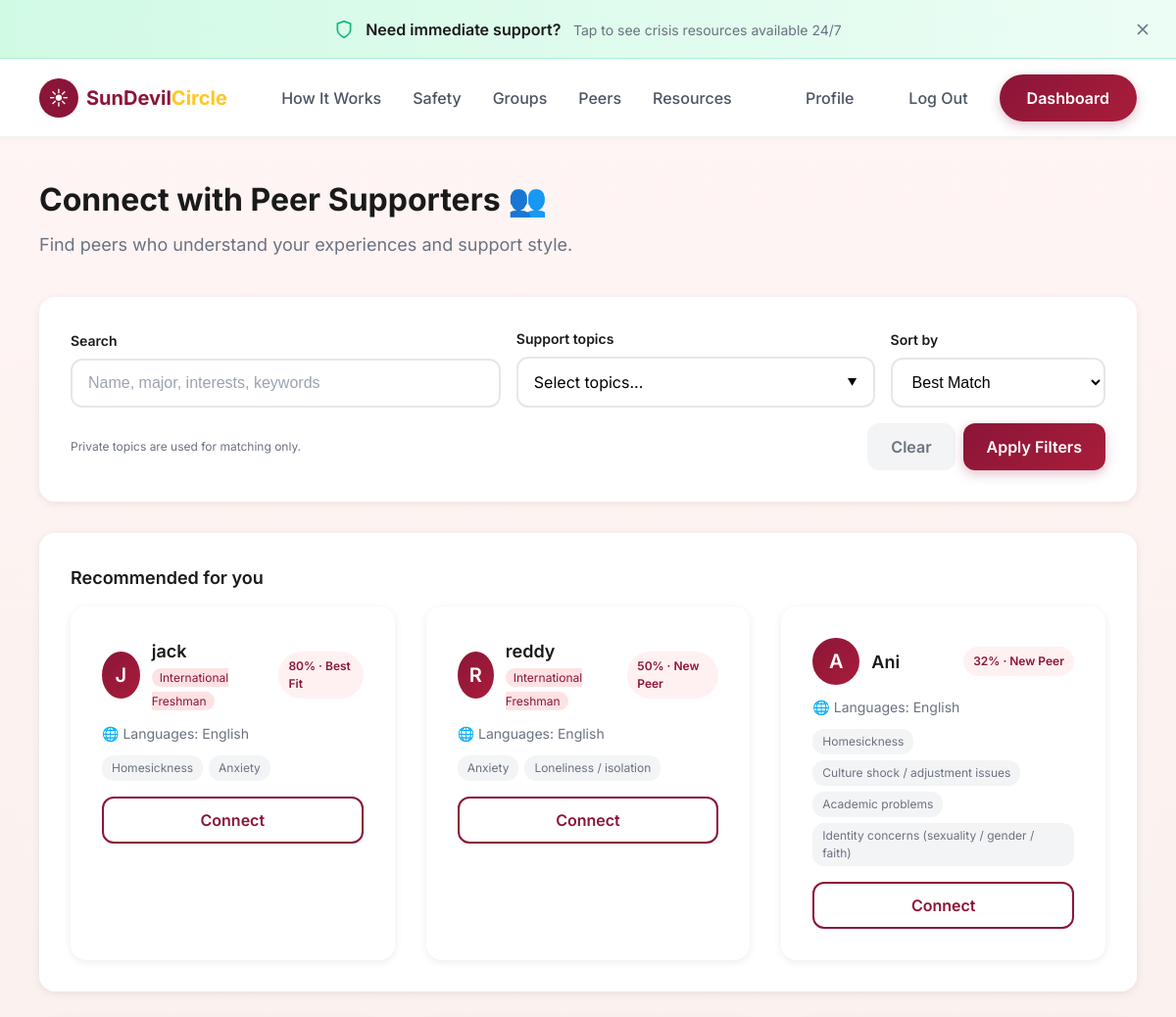
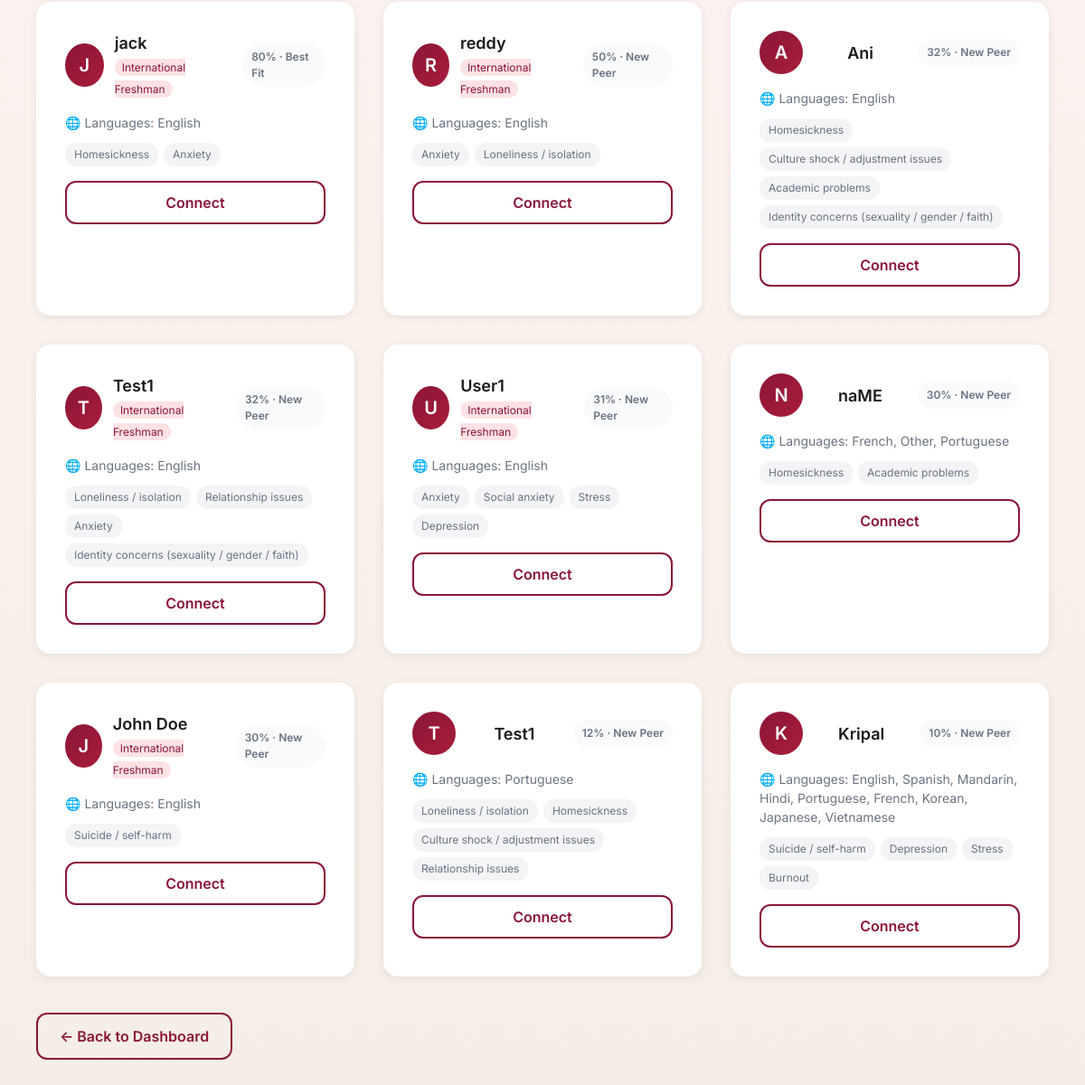
Screenshot of /people (signed in) with the database file from the repository (2 pictures, top to bottom).
### tables this page shows
CREATE TABLE profiles (
                user_id INTEGER PRIMARY KEY,
                display_name TEXT,
                is_international_freshman INTEGER DEFAULT 0,
                preferred_language TEXT DEFAULT '',
                primary_challenge TEXT DEFAULT '',
                support_style TEXT DEFAULT 'mixed', support_topics TEXT DEFAULT "", languages TEXT DEFAULT "", cultural_background TEXT DEFAULT "", onboarding_complete INTEGER DEFAULT 0, private_topics TEXT DEFAULT "", graduation_year TEXT DEFAULT "", degree_program TEXT DEFAULT "",
                FOREIGN KEY (user_id) REFERENCES users(id)
            );

### app.py (the view, shortened to what this page needs)
@app.route("/people", methods=["GET"])
@login_required
def people():
    if not session.get("display_name"):
        return redirect(url_for("onboarding"))
    user_id = session.get("user_id")
    search_query = request.args.get("q", "").strip().lower()
    selected_topics = request.args.getlist("topics")
    sort_by = request.args.get("sort", "best")
    filter_challenge = request.args.get("filter", "")
    selected_topics = normalize_topic_ids(selected_topics)
    current_profile = load_profile_from_db(user_id) if user_id else None
    if not current_profile:
        current_profile = get_profile_dict()
    db = get_db()
    all_profiles = db.execute('''
        SELECT p.*, u.username FROM profiles p
        JOIN users u ON p.user_id = u.id
        WHERE p.user_id != ? AND p.display_name IS NOT NULL AND p.display_name != ''
    ''', (user_id,)).fetchall()
    peers = []
    for row in all_profiles:
        challenges = normalize_topic_ids((row['primary_challenge'] or '').split(','))
        support_topics = normalize_topic_ids((row['support_topics'] or '').split(','))
        private_topics = set(normalize_topic_ids((row['private_topics'] or '').split(',')))
        peer_topics = list(dict.fromkeys(challenges + support_topics))
        public_topics = [t for t in peer_topics if t not in private_topics]
        peer_profile = {
            "display_name": row['display_name'] or 'Anonymous',
            "is_international_freshman": bool(row['is_international_freshman']),
            "preferred_language": row['preferred_language'] or '',
            "primary_challenge": challenges,
            "support_topics": support_topics,
            "private_topics": list(private_topics),
            "languages": (row['languages'] or '').split(',') if row['languages'] else [],
            "cultural_background": (row['cultural_background'] or '').split(',') if row['cultural_background'] else [],
            "support_style": row['support_style'] or 'mixed'
        }
        if selected_topics:
            if not set(selected_topics) & set(peer_topics):
                continue
        match_score = calculate_match_score(current_profile, peer_profile)
        if match_score >= 80:
            match_label = "Best Fit"
        elif match_score >= 60:
            match_label = "Good Fit"
        else:
            match_label = "New Peer"
        peers.append({
            "user_id": row['user_id'],
            "display_name": row['display_name'] or 'Anonymous',
            "is_international_freshman": bool(row['is_international_freshman']),
            "preferred_language": row['preferred_language'] or '',
            "primary_challenge": ",".join(peer_topics),
            "public_topics": public_topics,
            "support_style": row['support_style'] or 'mixed',
            "languages": peer_profile.get("languages", []),
            "match_score": match_score,
            "match_label": match_label
        })
    if user_id:
        similar = get_similar_users(user_id, top_n=10, threshold=0.2)
    incoming_requests = get_pending_requests_for_user(user_id)
    if sort_by == "alpha":
        peers.sort(key=lambda p: p.get("display_name", ""))
    elif sort_by == "recent":
        peers.sort(key=lambda p: p.get("user_id", 0), reverse=True)
    else:
        peers.sort(key=lambda p: p.get("match_score", 0), reverse=True)
    recommended_peers = peers[:3]
    return render_template(
        "people.html",
        peers=peers,
        recommended_peers=recommended_peers,
        filter=filter_challenge,
        incoming_requests=incoming_requests,
        username=session.get("username"),
        support_topic_categories=SUPPORT_TOPIC_CATEGORIES,
        support_topic_index=SUPPORT_TOPIC_INDEX,
        selected_topics=selected_topics,
        search_query=search_query,
        sort_by=sort_by
    )

### templates/people.html (shortened to what this page needs)
{% extends "base.html" %}
{% block content %}
<div class="container" style="padding-top: 180px; padding-bottom: 80px;">
    <div style="margin-bottom: 40px;">
        <h1 style="font-size: 32px; font-weight: 700; color: var(--text-primary);">Connect with Peer Supporters 👥</h1>
        <p style="color: var(--text-secondary); margin-top: 8px; font-size: 18px;">Find peers who understand your
            experiences and support style.</p>
    </div>
    <div class="card" style="margin-bottom: 32px;">
        <form method="GET" action="{{ url_for('people') }}">
            <div style="display: grid; grid-template-columns: 1.2fr 1fr 0.6fr; gap: 16px; align-items: end;">
                <div>
                    <label style="display: block; font-size: 14px; font-weight: 600; margin-bottom: 8px;">Search</label>
                    <input type="text" name="q" class="form-input" placeholder="Name, major, interests, keywords"
                        value="{{ search_query }}">
                </div>
                <div>
                    <label style="display: block; font-size: 14px; font-weight: 600; margin-bottom: 8px;">Support
                        topics</label>
                    <div class="topic-dropdown" style="position: relative;">
                        <button type="button" class="form-input topic-dropdown-btn"
                            style="text-align: left; cursor: pointer; display: flex; justify-content: space-between; align-items: center;"
                            onclick="toggleTopicDropdown('filterTopics')">
                            <span id="filterTopicsLabel">Select topics...</span>
                            <span style="font-size: 10px;">▼</span>
                        </button>
                    </div>
                </div>
                <div>
                    <label style="display: block; font-size: 14px; font-weight: 600; margin-bottom: 8px;">Sort
                        by</label>
                    <select name="sort" class="form-input">
                        <option value="best" {{ 'selected' if sort_by=='best' else '' }}>Best Match</option>
                    </select>
                </div>
            </div>
            <div
                style="display: flex; justify-content: space-between; align-items: center; margin-top: 16px; gap: 12px;">
                <p style="font-size: 12px; color: var(--text-secondary);">Private topics are used for matching only.</p>
                <div style="display: flex; gap: 8px;">
                    <a href="{{ url_for('people') }}" class="btn btn-secondary">Clear</a>
                    <button type="submit" class="btn btn-maroon">Apply Filters</button>
                </div>
            </div>
        </form>
    </div>
    {% if recommended_peers and recommended_peers|length > 0 %}
    <div class="card" style="margin-bottom: 28px;">
        <h3 style="font-size: 18px; font-weight: 600; margin-bottom: 16px;">Recommended for you</h3>
        <div class="steps-grid">
            {% for peer in recommended_peers %}
            <div class="step-card">
                <div style="display: flex; align-items: center; justify-content: space-between; gap: 12px;">
                    <div style="display: flex; align-items: center; gap: 12px;">
                        <div
                            style="width: 48px; height: 48px; background: linear-gradient(135deg, #8B1538, #A91D3A); border-radius: 50%; display: flex; align-items: center; justify-content: center; color: white; font-size: 20px; font-weight: 600;">
                            {{ peer.display_name[0].upper() if peer.display_name else '?' }}
                        </div>
                        <div>
                            <h3 style="font-size: 18px; font-weight: 600; color: var(--text-primary);">{{
                                peer.display_name }}
                            </h3>
                            {% if peer.is_international_freshman %}
                            <span
                                style="font-size: 12px; background: var(--pink-light); color: var(--primary-maroon); padding: 2px 8px; border-radius: 12px;">International
                                Freshman</span>
                            {% endif %}
                        </div>
                    </div>
                    <span
                        style="font-size: 12px; padding: 6px 10px; border-radius: 999px; background: #FFF1F2; color: var(--primary-maroon); font-weight: 600;">{{
                        peer.match_score }}% · {{ peer.match_label }}</span>
                </div>
                {% if peer.languages and peer.languages|length > 0 %}
                <p style="font-size: 14px; color: var(--text-secondary); margin: 12px 0 8px;">
                    🌐 Languages: {{ peer.languages|join(', ') }}
                </p>
                {% elif peer.preferred_language %}
                <p style="font-size: 14px; color: var(--text-secondary); margin: 12px 0 8px;">
                    🌐 Speaks {{ peer.preferred_language }}
                </p>
                {% endif %}
                {% if peer.public_topics %}
                <div style="display: flex; flex-wrap: wrap; gap: 6px; margin-top: 12px;">
                    {% for topic in peer.public_topics[:4] %}
                    <span
                        style="font-size: 12px; background: #F3F4F6; color: var(--text-secondary); padding: 4px 10px; border-radius: 12px;">
                        {{ support_topic_index.get(topic, {}).get('label', topic) }}
                    </span>
                    {% endfor %}
                </div>
                {% endif %}
                <button onclick="connectWithPeer('{{ peer.user_id }}', '{{ peer.display_name }}')"
                    class="btn btn-outline" style="width: 100%; margin-top: 16px;">
                    Connect
                </button>
            </div>
            {% endfor %}
        </div>
    </div>
    {% endif %}
    {% if peers and peers|length > 0 %}
    <div class="steps-grid">
        {% for peer in peers %}
        <div class="step-card">
            <div
                style="display: flex; align-items: center; justify-content: space-between; gap: 12px; margin-bottom: 16px;">
                <div
                    style="width: 48px; height: 48px; background: linear-gradient(135deg, #8B1538, #A91D3A); border-radius: 50%; display: flex; align-items: center; justify-content: center; color: white; font-size: 20px; font-weight: 600;">
                    {{ peer.display_name[0].upper() if peer.display_name else '?' }}
                </div>
                <div>
                    <h3 style="font-size: 18px; font-weight: 600; color: var(--text-primary);">{{ peer.display_name }}
                    </h3>
                    {% if peer.is_international_freshman %}
                    <span
                        style="font-size: 12px; background: var(--pink-light); color: var(--primary-maroon); padding: 2px 8px; border-radius: 12px;">International
                        Freshman</span>
                    {% endif %}
                </div>
                <span
                    style="font-size: 12px; padding: 6px 10px; border-radius: 999px; background: #F9FAFB; color: var(--text-secondary); font-weight: 600;">{{
                    peer.match_score }}% · {{ peer.match_label }}</span>
            </div>
            {% if peer.languages and peer.languages|length > 0 %}
            <p style="font-size: 14px; color: var(--text-secondary); margin-bottom: 8px;">
                🌐 Languages: {{ peer.languages|join(', ') }}
            </p>
            {% elif peer.preferred_language %}
            <p style="font-size: 14px; color: var(--text-secondary); margin-bottom: 8px;">
                🌐 Speaks {{ peer.preferred_language }}
            </p>
            {% endif %}
            {% if peer.public_topics %}
            <div style="display: flex; flex-wrap: wrap; gap: 6px; margin-top: 12px;">
                {% for topic in peer.public_topics[:4] %}
                <span
                    style="font-size: 12px; background: #F3F4F6; color: var(--text-secondary); padding: 4px 10px; border-radius: 12px;">
                    {{ support_topic_index.get(topic, {}).get('label', topic) }}
                </span>
                {% endfor %}
            </div>
            {% endif %}
            <button onclick="connectWithPeer('{{ peer.user_id }}', '{{ peer.display_name }}')" class="btn btn-outline"
                style="width: 100%; margin-top: 16px;">
                Connect
            </button>
        </div>
        {% endfor %}
    </div>
    {% endif %}
    <div style="margin-top: 40px;">
        <a href="{{ url_for('decision') }}" class="btn btn-outline">← Back to Dashboard</a>
    </div>
</div>
{% endblock %}

### rows the page displays
profiles: display_name "J", display_name "jack", is_international_freshman "International Freshman", match_score "80", match_label "Best Fit", languages "English", get "Homesickness" "Anxiety", get "Homesickness" "Anxiety"
profiles: display_name "R", display_name "reddy", is_international_freshman "International Freshman", match_score "50", match_label "New Peer", languages "English", get "Anxiety" "Loneliness / isolation", get "Anxiety" "Loneliness / isolation"
profiles: display_name "A", display_name "Ani", match_score "32", match_label "New Peer", languages "English", get "Homesickness" "Culture shock / adjustment issues" "Academic problems" "Identity concerns (sexuality / gender / faith)", get "Homesickness" "Culture shock / adjustment issues" "Academic problems" "Identity concerns (sexuality / gender / faith)"
profiles: display_name "T", display_name "Test1", is_international_freshman "International Freshman", match_score "32", match_label "New Peer", languages "English", get "Loneliness / isolation" "Relationship issues" "Anxiety" "Identity concerns (sexuality / gender / faith)"
profiles: display_name "U", display_name "User1", is_international_freshman "International Freshman", match_score "31", match_label "New Peer", languages "English", get "Anxiety" "Social anxiety" "Stress" "Depression"
profiles: display_name "N", display_name "naME", match_score "30", match_label "New Peer", languages "French, Other, Portuguese", get "Homesickness" "Academic problems"
profiles: display_name "J", display_name "John Doe", is_international_freshman "International Freshman", match_score "30", match_label "New Peer", languages "English", get "Suicide / self-harm"
profiles: display_name "T", display_name "Test1", match_score "12", match_label "New Peer", languages "Portuguese", get "Loneliness / isolation" "Homesickness" "Culture shock / adjustment issues" "Relationship issues"
profiles: display_name "K", display_name "Kripal", match_score "10", match_label "New Peer", languages "English, Spanish, Mandarin, Hindi, Portuguese, French, Korean, Japanese, Vietnamese", get "Suicide / self-harm" "Depression" "Stress" "Burnout"
